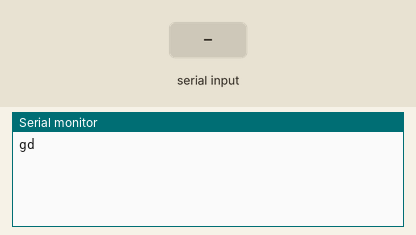
Bench run of a sketch on a simulated Arduino Mega 2560, built with avr-gcc and run on an emulated ATmega2560. Shown: the last lines printed to the serial monitor. Inputs (shaded band) come from the test bench.

Above: at 1.2 s.
1.3 s: "a\n" received over the second serial link
At 1.6 s:
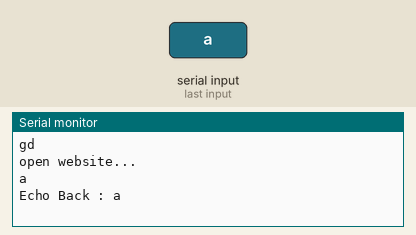
2.8 s: "b\n" received over the second serial link
At 4.0 s:
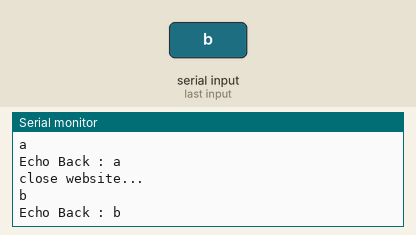
4.3 s: "1\n" received over the second serial link
At 5.7 s:
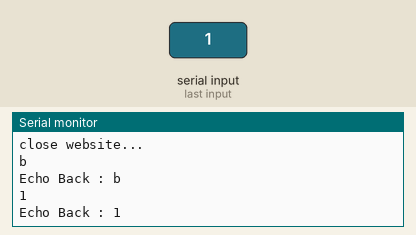

The sketch:

ArduinoMega_Merge_Test1.ino
```cpp
#include <EtherCard.h>
#include <SoftwareSerial.h>

//0은 DHCP, 1은 Static으로 설정
#define STATIC 0  // set to 1 to disable DHCP (adjust myip/gwip values below)
#define BTSerial Serial3 // SoftwareSerial(RX, TX)

//Static IP 일 경우 설정
#if STATIC
// ethernet interface ip address
static byte myip[] = { 10,80,78,167 };
// gateway ip address
static byte gwip[] = { 10,80,78,254 };
#endif


byte buffer[1024];    // 데이터 수신 버퍼
int bufferPosition;   // 버퍼에 기록할 위치
byte data;
boolean flag=false;
// ethernet mac address - must be unique on your network
static byte mymac[] = { 0x74,0x69,0x69,0x2D,0x30,0x31 };

byte Ethernet::buffer[500]; // tcp/ip send and receive buffer

//요청이 왔을 경우 뿌려줄 HTML 소스
const char page[] PROGMEM =
"HTTP/1.0 503 Service Unavailable\r\n"
"Content-Type: text/html\r\n"
"Retry-After: 600\r\n"
"\r\n"
"<html>"
  "<head><title>"
    "This is Aruduino Web server"
  "</title></head>"
  "<body>"
    "<h3>Arudino</h3>"
    "<p><em>"
      "Web page<br />"
      "Under construction"
    "</em></p>"
  "</body>"
"</html>"
;

void setup(){
  Serial.begin(9600);
  BTSerial.begin(9600);   // 블루투스 모듈 초기화
  Serial.println("\ngd");

  if (ether.begin(sizeof Ethernet::buffer, mymac) == 0)
    Serial.println( "Failed to access Ethernet controller");
#if STATIC
  ether.staticSetup(myip, gwip);
#else
  if (!ether.dhcpSetup())
    Serial.println("DHCP failed");
#endif

  ether.printIp("IP:  ", ether.myip);
  ether.printIp("GW:  ", ether.gwip);
  ether.printIp("DNS: ", ether.dnsip);


}

void loop(){
  if(flag)
  if (ether.packetLoop(ether.packetReceive())) {
    Serial.println("flag is true");
    memcpy_P(ether.tcpOffset(), page, sizeof page);
    ether.httpServerReply(sizeof page - 1);
        }
 // flag=false;
  //웹브라우저의 요청이 들어왔을 경우 page 의 내용을 보내줌
  // wait for an incoming TCP packet, but ignore its contents
 if (BTSerial.available()){      // 블루투스로 데이터 수신
    data= BTSerial.read();
    if(data=='a'){ //a입력시 웹사이트 실행
      Serial.println("open website...");
      flag=true;
    }
    else if(data =='b'){ //b입력시 웹사이트 종료
      Serial.println("close website...");
      flag=false;
    }
    Serial.write(data);       // 수신된 데이터 시리얼 모니터로 출력
    Serial.println();
    buffer[bufferPosition++] = data;
    if(data == '\n'){     // 문자열 종료 표시를
      buffer[bufferPosition] = '\0';

      // 스마트폰으로 전송할 문자열을 시리얼 모니터에 출력
      Serial.print("Echo Back : ");
      Serial.write(buffer, bufferPosition);

      // 스마트폰으로 문자열 전송
      BTSerial.write(buffer, bufferPosition);

      bufferPosition = 0;
    }
    }
  }
```

Measured:
- after the input at 1.3 s, the serial monitor: prints a new line at once (image 1)
- after the input at 2.8 s, the serial monitor: prints a new line at once (image 2)
- after the input at 4.3 s, the serial monitor: prints a new line at once (image 3)
